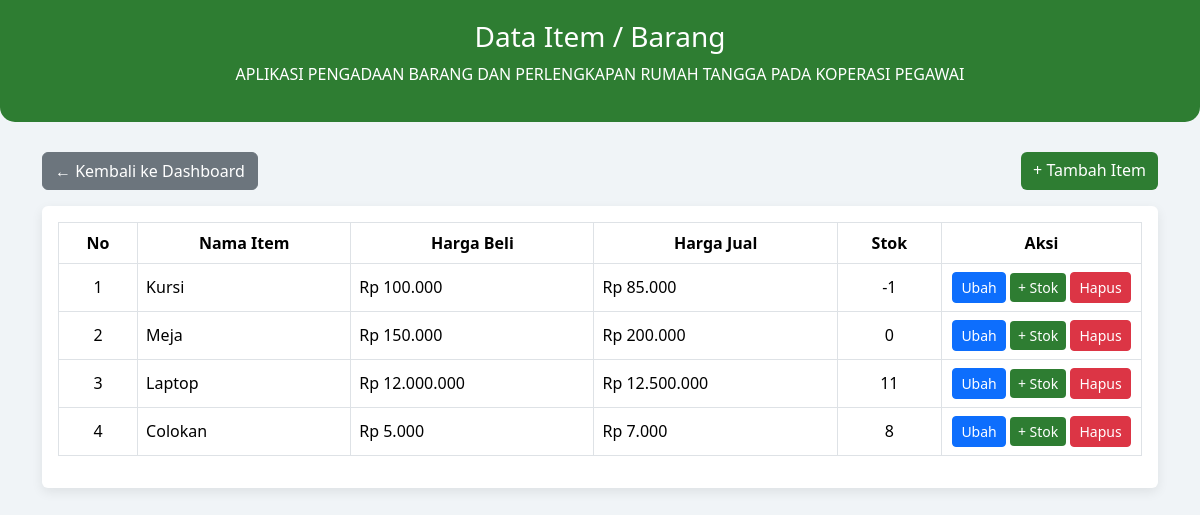
/item.php, run on the app's committed database.
### tables this page shows
CREATE TABLE `item` (
  `id_item` int NOT NULL,
  `nama_item` varchar(150) NOT NULL,
  `harga_beli` decimal(12,2) NOT NULL,
  `harga_jual` decimal(12,2) NOT NULL,
  `stok` int DEFAULT '0'
);

### koneksi.php (called while the page is built, shortened)
<?php
$koneksi = mysqli_connect("localhost", "root", "", "ujikom");
function query($query)
{
    global $koneksi;
    $result = mysqli_query($koneksi, $query);
    $rows = [];
    while ($row = mysqli_fetch_assoc($result)) {
        $rows[] = $row;
    }
    return $rows;
}

### item.php (the view, shortened to what this page needs)
<?php
require 'koneksi.php';
$item = query("SELECT * FROM item");
?>
<!doctype html>
<html lang="id">
<head>
  <link href="https://cdn.jsdelivr.net/npm/bootstrap@5.3.2/dist/css/bootstrap.min.css" rel="stylesheet">
</head>
<body>
<div class="header">
  <h3>Data Item / Barang</h3>
  <p>APLIKASI PENGADAAN BARANG DAN PERLENGKAPAN RUMAH TANGGA PADA KOPERASI PEGAWAI</p>
</div>
<div class="container mb-5">
  <div class="d-flex justify-content-between mb-3">
    <a href="dashboard.php" class="btn btn-secondary">← Kembali ke Dashboard</a>
    <a href="tambahItem.php" class="btn btn-success">+ Tambah Item</a>
  </div>
  <div class="card p-3">
    <div class="table-responsive">
      <table class="table table-bordered table-hover align-middle">
        <thead>
          <tr class="text-center">
            <th>No</th>
            <th>Nama Item</th>
            <th>Harga Beli</th>
            <th>Harga Jual</th>
            <th>Stok</th>
            <th width="200">Aksi</th>
          </tr>
        </thead>
        <tbody>
          <?php if(!empty($item)): ?>
            <?php $i=1; foreach ($item as $itm): ?>
              <tr>
                <td class="text-center"><?= $i++; ?></td>
                <td><?= htmlspecialchars($itm['nama_item']); ?></td>
                <td>Rp <?= number_format($itm['harga_beli'],0,',','.'); ?></td>
                <td>Rp <?= number_format($itm['harga_jual'],0,',','.'); ?></td>
                <td class="text-center"><?= $itm['stok']; ?></td>
                <td class="text-center">
                  <a href="ubahItem.php?id=<?= $itm['id_item']; ?>" class="btn btn-sm btn-primary">Ubah</a>
                  <a href="tambahStok.php?id=<?= $itm['id_item']; ?>" class="btn btn-sm btn-success">+ Stok</a>
                  <a href="hapusItem.php?id=<?= $itm['id_item']; ?>" class="btn btn-sm btn-danger" onclick="return confirm('Yakin hapus item ini?')">Hapus</a>
                </td>
              </tr>
            <?php endforeach; ?>
          <?php else: ?>
              <tr><td colspan="6" class="text-center text-muted">Belum ada data item</td></tr>
          <?php endif; ?>
        </tbody>
      </table>
    </div>
  </div>
</div>
</body>
</html>

### item.php (style rules this page uses)
body { background:#f0f4f7;font-family:'Segoe UI',sans-serif; }
.header { background:#2e7d32;color:#fff;padding:20px;text-align:center;border-radius:0 0 15px 15px;margin-bottom:30px; }
.card { border:none;box-shadow:0 4px 12px rgba(0,0,0,0.08); }
.btn-success { background:#2e7d32;border:none; }
.table thead { background:#2e7d32;color:#fff; }

### data on the page
item: nama_item "Kursi", harga_beli "100.000", harga_jual "85.000", stok "-1"
item: nama_item "Meja", harga_beli "150.000", harga_jual "200.000", stok "0"
item: nama_item "Laptop", harga_beli "12.000.000", harga_jual "12.500.000", stok "11"
item: nama_item "Colokan", harga_beli "5.000", harga_jual "7.000", stok "8"
